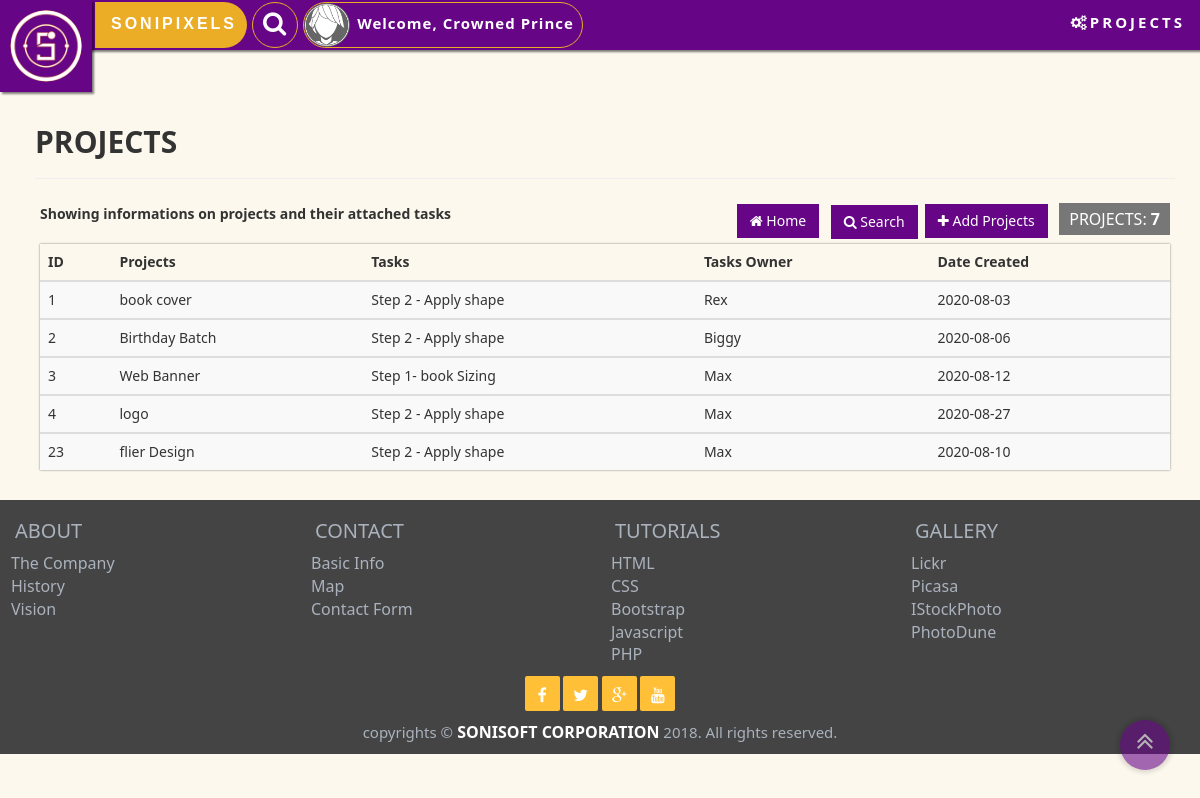
Screenshot of /projects_table.php (signed in) with the database file from the repository.
### tables this page shows
CREATE TABLE `projects` (
  `project_id` int(11) NOT NULL,
  `project_name` varchar(30) NOT NULL,
  `project_description` text NOT NULL,
  `project_date` date NOT NULL
);

CREATE TABLE `tasks` (
  `task_id` int(11) NOT NULL,
  `ptask_id` int(11) UNSIGNED NOT NULL,
  `task_name` varchar(30) NOT NULL,
  `task_owner` varchar(30) NOT NULL,
  `task_info` text NOT NULL,
  `deadline` date NOT NULL
);

### projects_table.php (the view, shortened to what this page needs)
<?php require_once("header.php"); ?>
<?php require_once("query.php"); ?>
      <div class="col-sm-11" style="margin-top: 100px;">
        <div class="col-sm-12 mute-slide slide-resource general">
          <div class="container">
            <h2 class="table_title" style="font-weight: 600 !important; text-transform: uppercase;">projects</h2>
            <hr>
            <div class="table-responsive" style="padding: 5px;">
              <p style="display:inline-flex;"><b>Showing informations on projects and their attached tasks</b>
                <div class="effects" style="float: right">&nbsp;
                  <a href="Dashboard.php">
                    <button type="button" class="btn"><i class="fa fa-home"></i>&nbsp;Home</button>
                  </a>&nbsp;
                  <button type="button" class="btn" onclick="openSearch()"><i class="fa fa-search"></i> Search</button>&nbsp;
                  <a href="javascript:void(0)">
                    <button type="button" class="btn" data-toggle="modal" data-target="#addProjects"><i class="fa fa-plus"></i> Add Projects</button>
                  </a>&nbsp;
                  <div class="label">Projects:&nbsp;<b>7</b></div>
                </div>
              </p>
              <table class="table table-striped">
                <thead>
                  <tr>
                    <th>ID</th>
                    <th>Projects</th>
                    <th>Tasks</th>
                    <th>Tasks Owner</th>
                    <th>Date Created</th>
                  </tr>
                </thead>
                <tbody>
              <?php
                $pro_sql = "SELECT project_id, project_name, project_description, project_date FROM projects";
                $pro_result = mysqli_query($db, $pro_sql);
                  if (mysqli_num_rows($pro_result) > 0) {
                    while($pro_row = mysqli_fetch_assoc($pro_result)) {
                      $project_id = $pro_row['project_id'];
                      $project_name = $pro_row['project_name'];
                      $project_date = $pro_row['project_date'];
                      $sql = "SELECT * FROM tasks WHERE ptask_id = '$project_id'";
                      $result = mysqli_query($db, $sql);
                        if (mysqli_num_rows($result) > 0) {
                          while($row = mysqli_fetch_assoc($result)) {
                            $task_name = $row['task_name'];
                            $task_owner =$row['task_owner'];
                          }
                        }
                    echo '<tr>
                            <td>'.$project_id.'</td>
                            <td>'.$project_name.'</td>
                            <td>'.$task_name.'</td>
                            <td>'.$task_owner.'</td>
                            <td>'.$project_date.'</td>
                          </tr>
                        </tbody>';
                    }
                  }
              ?>
              </table>
            </div>
          </div>
        </div>
      </div>
      <?php require_once("footer.php"); ?>
</body>
</html>

### header.php (shortened to what this page needs)
<!DOCTYPE html>
<html style="height: 100%;" lang="en">
<head>
      <link rel="stylesheet" href="styles/bootstrap.min.css">
      <link rel="stylesheet" href="styles/bodyStyles.css">
          <link rel="stylesheet" href="styles/plugins.css" />
          <link rel="stylesheet" href="styles/responsive.css" />
</head>
<body>
  <div class="navbar-fixed-top">
    <div class="logo-left">
      <a href="Dashboard.php">
       <img src="images/Hlogo.png" class="img-circle image-scale" width="100%" height="100%">
      </a>
    </div>
    <nav class="navbar" style="padding:0 !important;margin:0!important;">
      <div class="container" style="width:100%;">
        <div class="navbar-head">
          <div class="search-wrapper" id="custom-search">
          </div>
          <div class="soni-text msm-hidden">
            <a href="Dashboard.php">
              <span>SoniPixels</span>
            </a>
          </div>
          <div class="btn-sm" onclick="openSearch()">
            <span title="Search SoniPixels"><i class="fa fa-search"></i></span>
          </div>
          <div class="btn-dashboard">
            <span class="dropdown">
              <a href="javascript:void(0)" class="dropdown-toggle" data-toggle="dropdown">
                <img src="images/admin.png" class="img-circle" width="46" height="100%">
                <?php if (isset($_SESSION["username"])):?>
                <span class="hide-admin msm-hidden">Welcome, <?php echo $_SESSION['username']; ?></span>
                <?php endif ?>
              </a>
            </span>
          </div>
        </div>
        <div class="collapse navbar-collapse" id="myNavbar">
          <ul class="nav navbar-nav navbar-right">
            <li><a href="projects_table.php"><i class="fa fa-gears"></i>Projects</a></li>
          </ul>
        </div>
      </div>
    </nav>
  </div>

### footer.php
<div class="container-fluid col-sm-12" style="background-color: #444;">
    <div class="main-footer">
      <div class="col-md-3">
        <div class="footer-item">
          <h2>ABOUT</h2>
          <ul>
            <li><a href="#">The Company</a></li>
              <li><a href="#">History</a></li>
              <li><a href="#">Vision</a></li>
          </ul>
        </div>
      </div>
      <div class="col-md-3">
        <div class="footer-item">
          <h2>CONTACT</h2>
          <ul>
            <li><a href="#">Basic Info</a></li>
            <li><a href="#">Map</a></li>
            <li><a href="#">Contact Form</a></li>
          </ul>
        </div>
      </div>
      <div class="col-md-3">
        <div class="footer-item">
          <h2>TUTORIALS</h2>
          <ul>
            <li><a href="#">HTML</a></li>
            <li><a href="#">CSS</a></li>
            <li><a href="#">Bootstrap</a></li>
            <li><a href="#">Javascript</a></li>
            <li><a href="#">PHP</a></li>
          </ul>
        </div>
      </div>
      <div class="col-md-3">
        <div class="footer-item">
          <h2>GALLERY</h2>
          <ul>
              <li><a href="#">lickr</a></li>
              <li><a href="#">Picasa</a></li>
              <li><a href="#">iStockPhoto</a></li>
              <li><a href="#">PhotoDune</a></li>
          </ul>
        </div>
      </div>
      <div class="socio-copyright">
        <div class="social">
          <a target="_blank" href="http://www.facebook.com/sonisoftcorporation"><i class="fa fa-facebook"></i></a>
          <a target="_blank" href="http://www.twitter.com/sonisoftcorporation"><i class="fa fa-twitter"></i></a>
          <a target="_blank" href="http://www.princesonisoft@gmail.com"><i class="fa fa-google-plus"></i></a>
          <a target="_blank" href="http://www.youtube.com/sonisoftcorporation"><i class="fa fa-youtube"></i></a>
        </div>
        <p>copyrights &copy;<a target="_blank" href="http://sonisoftcorporation.com"> Sonisoft Corporation</a>  2018. All rights reserved.
        </p>
      </div>
    </div>
  </div>
  <div class="scrollup">
    <i class="fa fa-angle-double-up"></i>
  </div>

### styles/bodyStyles.css (style rules this page uses)
body { font-family:"Segoe UI",Arial,sans-serif !important; background-color: #FCF8ED; padding: 0px !important; margin: 0px !important; }
.general a { padding: 0 !important; margin: 0 !important; }
.label { font-weight: 600; border-radius: 0; font-size: 16px; padding: 5px 10px 5px 10px; background-color: #777; text-transform: uppercase; }
.footer-item a, .main-footer ul { color: #aab2bd; text-transform: capitalize; font-weight: 100; list-style-type: none; margin-left: -22px; }
.main-footer h2 { color: #aab2bd; font-size: 20px; }
.container-fluid { padding: 0 !important; margin-top: 0 !important; }
.btn { background-color: #670587; color: #fff; transition: 0.1s; border-radius:0 !important; }
.socio-copyright .social { width:100%; overflow:hidden; text-align:center; }
.socio-copyright .social a i { background:#ffc038; border-radius:2px; height:35px; width:35px; color:#fff; transition:.5s; padding-top:11px; }
.socio-copyright p { color:#aab2bd; font-size:15px; width:100%; text-align:center; margin-top:10px; }
.scrollup { width: 50px; height: 50px; text-align: center; color: #fff; font-size: 28px; background: #FA9535; position: fixed; z-index: 9999; bottom: 30px; right: 30px; font-weight: bold; border-radius: 100%; opacity: 0.6; transition:all 0.4s; cursor:pointer; box-shadow: 0px 0px 4px 3px rgba(0,0,0, .2); }
.mute-slide { visibility:hidden; }
.slide-resource { animation-name: slide; -webkit-animation-name: slide; animation-duration: 1s; -webkit-animation-duration: 1s; visibility: visible; }
.col-sm-12, .col-sm-9, .col-sm-3, .col-sm-2 { padding: 5px; }

### styles/plugins.css (style rules this page uses)
.fa { display:inline-block;font:normal normal normal 14px/1 FontAwesome;font-size:inherit;text-rendering:auto;-webkit-font-smoothing:antialiased;-moz-osx-font-smoothing:grayscale;transform:translate(0, 0) }
.fa-search:before { content:"\f002" }
.fa-home:before { content:"\f015" }
.fa-plus:before { content:"\f067" }
.fa-gears:before,.fa-cogs:before { content:"\f085" }
.fa-twitter:before { content:"\f099" }
.fa-facebook-f:before,.fa-facebook:before { content:"\f09a" }
.fa-google-plus:before { content:"\f0d5" }
.fa-angle-double-up:before { content:"\f102" }
.fa-youtube:before { content:"\f167" }

### rows the page displays
projects: project_id "1", project_name "book cover", tasks.task_name "Step 2 - Apply shape", tasks.task_owner "Rex", project_date "2020-08-03"
projects: project_id "2", project_name "Birthday Batch", tasks.task_name "Step 2 - Apply shape", tasks.task_owner "Biggy", project_date "2020-08-06"
projects: project_id "3", project_name "Web Banner", tasks.task_name "Step 1- book Sizing", tasks.task_owner "Max", project_date "2020-08-12"
projects: project_id "4", project_name "logo", tasks.task_name "Step 2 - Apply shape", tasks.task_owner "Max", project_date "2020-08-27"
projects: project_id "23", project_name "flier Design", project_date "2020-08-10"
tasks: task_name "Step 2 - Apply shape", task_owner "Max"

### other values shown
$_SESSION['username'] "Crowned Prince"
